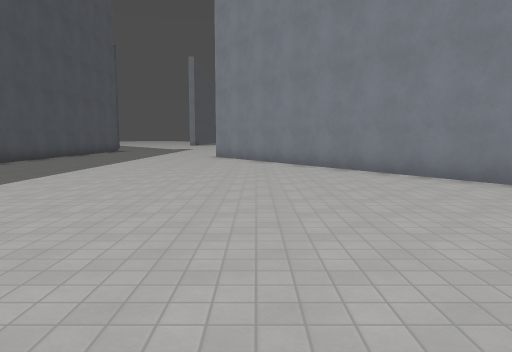
View 1 (above)

24 first-person views from a walk through a level from a Godot 3-D game. The camera is 1.5 m above the floor, tilts 6° down and sees 70° across. The floor is counted in squares, 2 m on a side. Each view is taken from the middle of a square. On the plan, view 1 faces up. The plan holds only what a view shows up to about 11 squares ahead; the rest is blank. The place goes on beyond the plan. Surface patterns are stand-ins for the level's own textures.

View 2
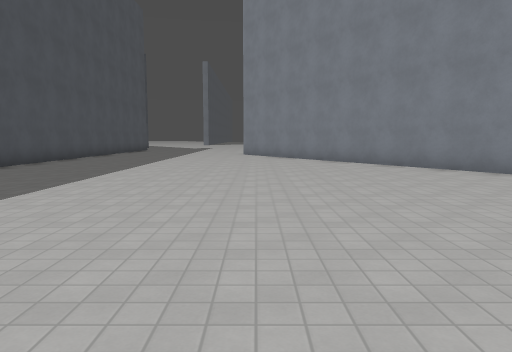

View 3
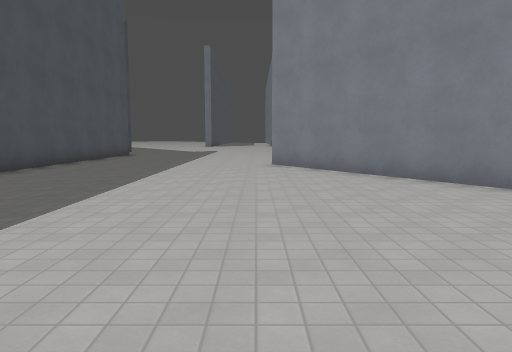

View 4
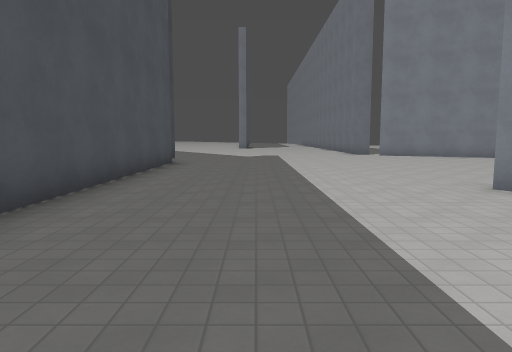

View 5
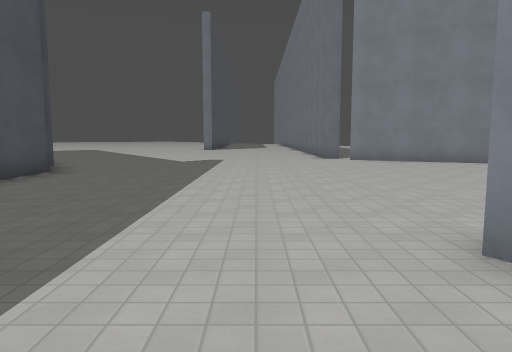

View 6
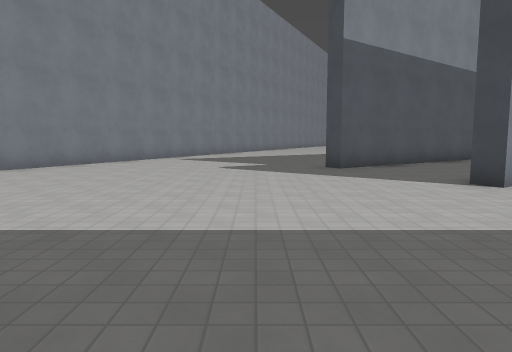

View 7
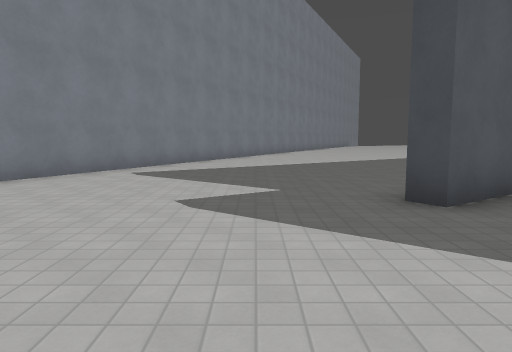

View 8
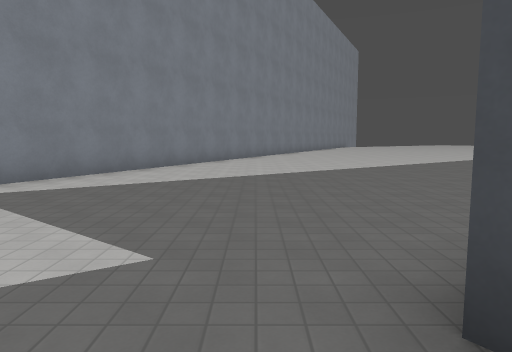

View 9
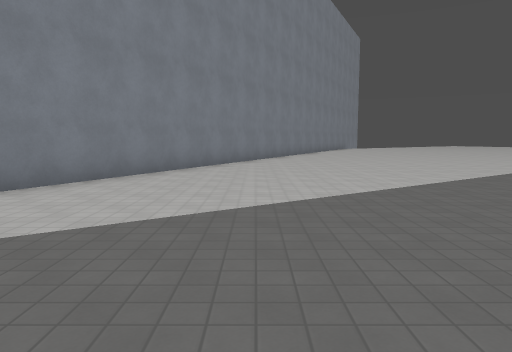

View 10
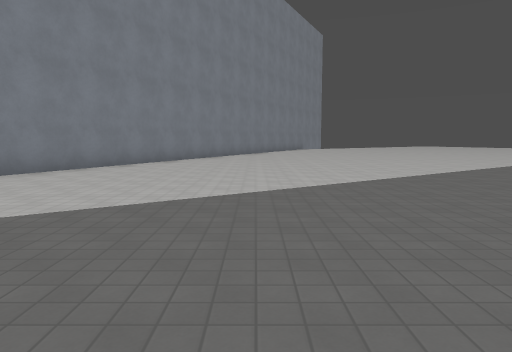

View 11
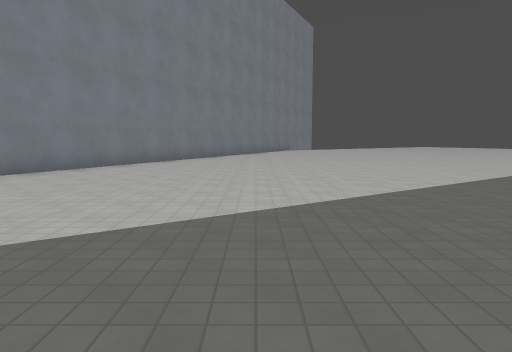

View 12
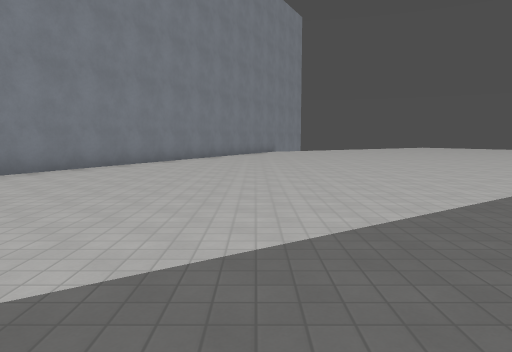

View 13
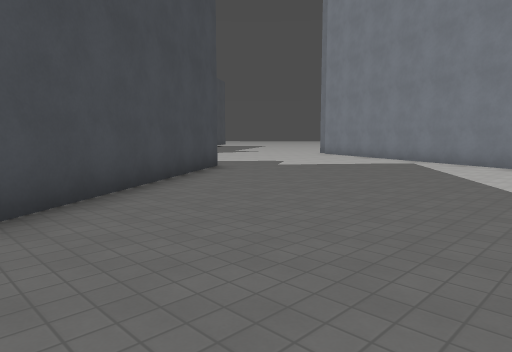

View 14
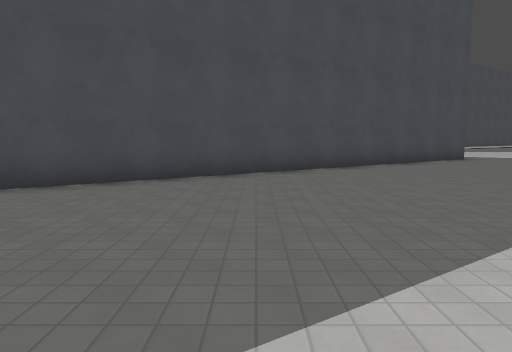

View 15
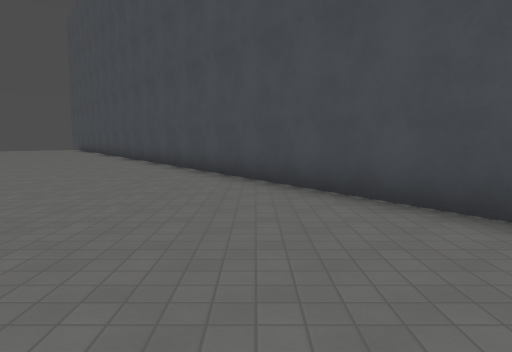

View 16
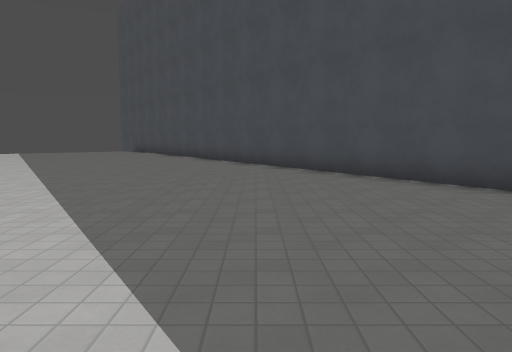

View 17
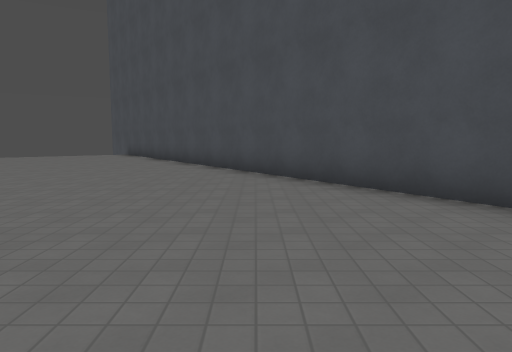

View 18
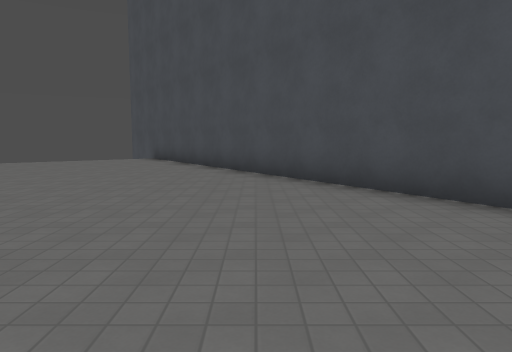

View 19
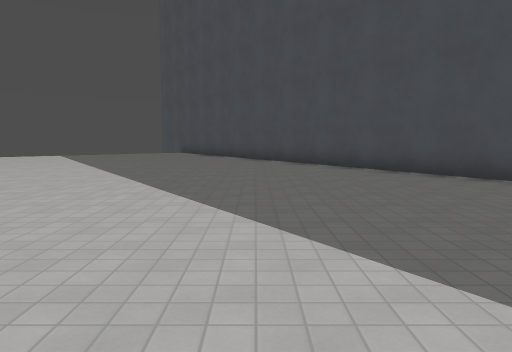

View 20
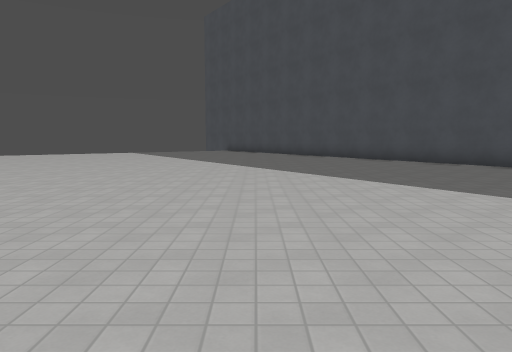

View 21
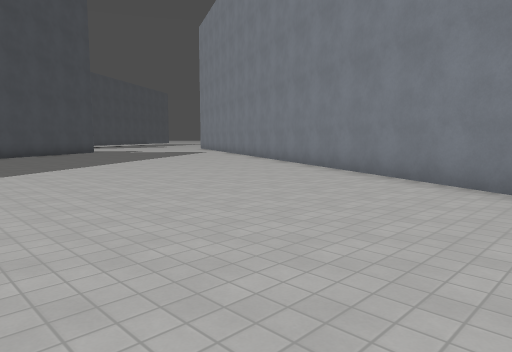

View 22
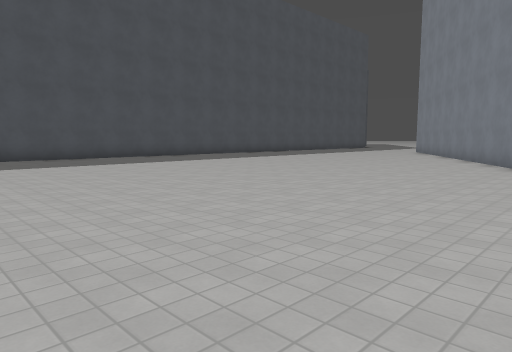

View 23
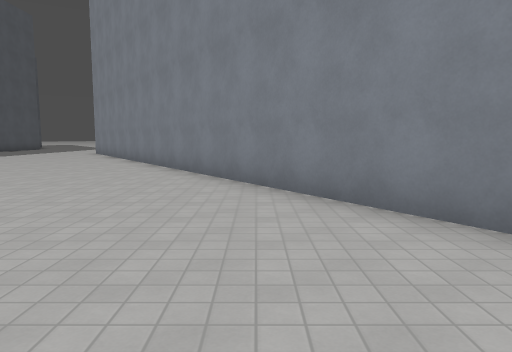

View 24
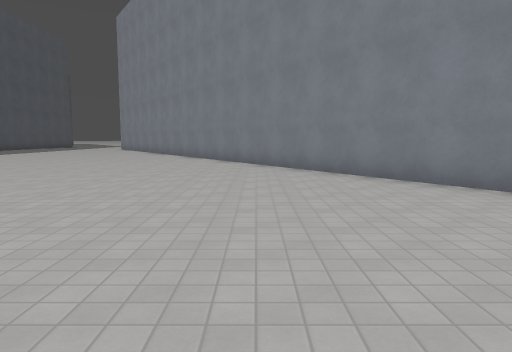

### Floor plan
Points are (right, up) in squares from view 1. A wall is a line through its corners. A room is listed if a view was taken in it or the views show most of it. See-through windows are left out.
Room 1 (views 1, 2, 3, 4, 5, 6, 7, 8, 9, 10, 11, 12, 13, 14, 15, 16, 17, 18, 19, 20, 21, 22, 23, 24)
walls: (10.5, -4.1) (-1.5, 14.3) (-1.1, 14.6); (4.1, 12.7) (1.9, 15.9) (2.3, 16.2) (20.2, -10.1); (-7.5, 9.1) (-7.5, 7.2); (21.1, 14.2) (1.9, 23.5); (-7.5, 20) (-7.5, 10.8)

Where each view was taken, in squares from view 1:
view 1: 0 up, 0 right, facing up
view 2: 2 down, 1 left, facing up
view 3: 4 up, 2 left, facing up
view 4: 9 up, 5 left, facing up
view 5: 12 up, 3 left, facing up
view 6: 18 up, 7 left, facing right
view 7: 18 up, 2 left, facing right
view 8: 17 up, 1 right, facing right
view 9: 16 up, 5 right, facing right
view 10: 13 up, 6 right, facing right
view 11: 12 up, 8 right, facing right
view 12: 11 up, 10 right, facing right
view 13: 10 up, 10 right, facing up-left
view 14: 9 up, 15 right, facing left
view 15: 10 up, 11 right, facing down
view 16: 8 up, 15 right, facing down
view 17: 4 up, 16 right, facing down
view 18: 1 up, 18 right, facing down
view 19: 6 up, 18 right, facing down
view 20: 9 up, 20 right, facing down
view 21: 9 up, 21 right, facing up-left
view 22: 5 down, 6 right, facing up-left
view 23: 3 down, 6 right, facing up
view 24: 9 down, 7 right, facing up
